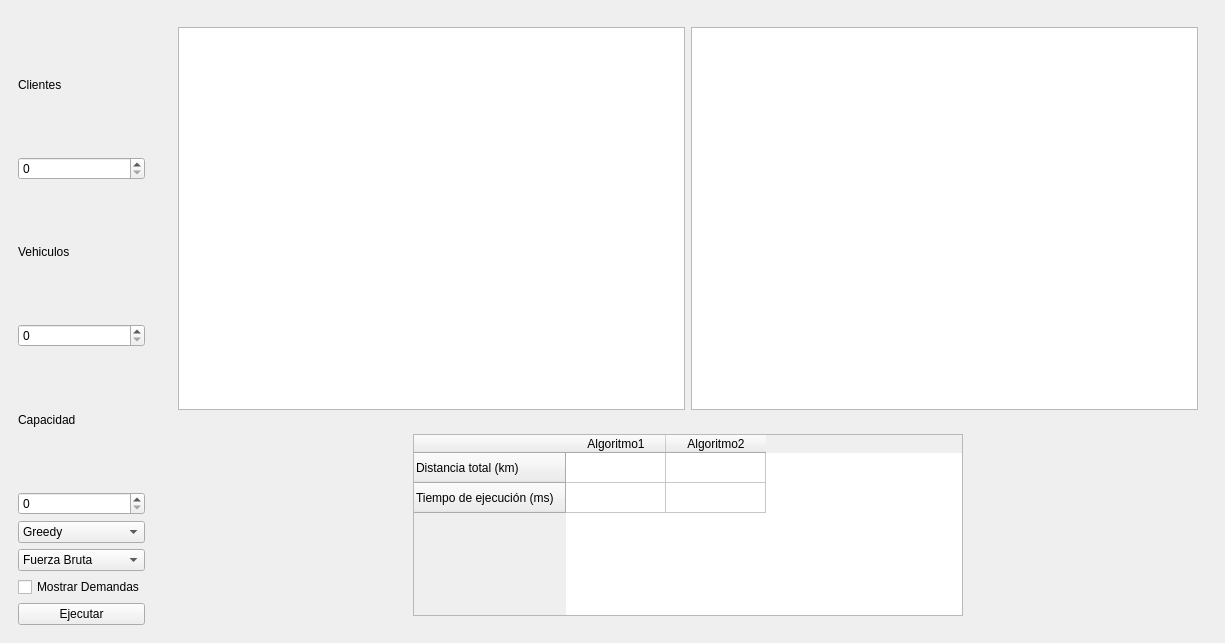
<?xml version="1.0" encoding="UTF-8"?>
<ui version="4.0">
 <class>MainWindow</class>
 <widget class="QMainWindow" name="MainWindow">
  <property name="geometry">
   <rect>
    <x>0</x>
    <y>0</y>
    <width>1225</width>
    <height>643</height>
   </rect>
  </property>
  <property name="windowTitle">
   <string>MainWindow</string>
  </property>
  <property name="styleSheet">
   <string notr="true"/>
  </property>
  <widget class="QWidget" name="centralwidget">
   <property name="styleSheet">
    <string notr="true"/>
   </property>
   <layout class="QHBoxLayout" name="horizontalLayout_2" stretch="0,0">
    <item>
     <widget class="QWidget" name="panelIzquierdo" native="true">
      <property name="sizePolicy">
       <sizepolicy hsizetype="Fixed" vsizetype="Preferred">
        <horstretch>0</horstretch>
        <verstretch>0</verstretch>
       </sizepolicy>
      </property>
      <property name="maximumSize">
       <size>
        <width>200</width>
        <height>16777215</height>
       </size>
      </property>
      <layout class="QVBoxLayout" name="verticalLayout">
       <item>
        <widget class="QLabel" name="label">
         <property name="text">
          <string>Clientes</string>
         </property>
        </widget>
       </item>
       <item>
        <widget class="QSpinBox" name="spinClientes"/>
       </item>
       <item>
        <widget class="QLabel" name="label_2">
         <property name="text">
          <string>Vehiculos</string>
         </property>
        </widget>
       </item>
       <item>
        <widget class="QSpinBox" name="spinVehiculos"/>
       </item>
       <item>
        <widget class="QLabel" name="label_3">
         <property name="text">
          <string>Capacidad</string>
         </property>
        </widget>
       </item>
       <item>
        <widget class="QSpinBox" name="spinCapacidad"/>
       </item>
       <item>
        <widget class="QComboBox" name="comboAlgoritmo1">
         <item>
          <property name="text">
           <string>Greedy</string>
          </property>
         </item>
         <item>
          <property name="text">
           <string>Fuerza Bruta</string>
          </property>
         </item>
        </widget>
       </item>
       <item>
        <widget class="QComboBox" name="comboAlgoritmo2">
         <item>
          <property name="text">
           <string>Fuerza Bruta</string>
          </property>
         </item>
         <item>
          <property name="text">
           <string>Greedy</string>
          </property>
         </item>
        </widget>
       </item>
       <item>
        <widget class="QCheckBox" name="chkMostrarDemandas">
         <property name="text">
          <string>Mostrar Demandas</string>
         </property>
        </widget>
       </item>
       <item>
        <widget class="QPushButton" name="btnEjecutar">
         <property name="text">
          <string>Ejecutar</string>
         </property>
        </widget>
       </item>
      </layout>
     </widget>
    </item>
    <item>
     <widget class="QWidget" name="contenedorDerecho" native="true">
      <layout class="QVBoxLayout" name="verticalLayout_2" stretch="2,1">
       <item>
        <widget class="QWidget" name="panelSuperior" native="true">
         <property name="enabled">
          <bool>true</bool>
         </property>
         <property name="sizePolicy">
          <sizepolicy hsizetype="Preferred" vsizetype="Ignored">
           <horstretch>0</horstretch>
           <verstretch>0</verstretch>
          </sizepolicy>
         </property>
         <property name="maximumSize">
          <size>
           <width>16777215</width>
           <height>16777215</height>
          </size>
         </property>
         <layout class="QHBoxLayout" name="horizontalLayout" stretch="1,1">
          <item>
           <widget class="QGraphicsView" name="lienzoAlgoritmo1">
            <property name="sizePolicy">
             <sizepolicy hsizetype="Expanding" vsizetype="Expanding">
              <horstretch>0</horstretch>
              <verstretch>0</verstretch>
             </sizepolicy>
            </property>
            <property name="maximumSize">
             <size>
              <width>16777215</width>
              <height>16777215</height>
             </size>
            </property>
           </widget>
          </item>
          <item>
           <widget class="QGraphicsView" name="lienzoAlgoritmo2">
            <property name="sizePolicy">
             <sizepolicy hsizetype="Expanding" vsizetype="Expanding">
              <horstretch>0</horstretch>
              <verstretch>0</verstretch>
             </sizepolicy>
            </property>
            <property name="maximumSize">
             <size>
              <width>16777215</width>
              <height>16777215</height>
             </size>
            </property>
           </widget>
          </item>
         </layout>
        </widget>
       </item>
       <item>
        <widget class="QWidget" name="panelInferior" native="true">
         <property name="sizePolicy">
          <sizepolicy hsizetype="Preferred" vsizetype="Preferred">
           <horstretch>0</horstretch>
           <verstretch>0</verstretch>
          </sizepolicy>
         </property>
         <property name="minimumSize">
          <size>
           <width>0</width>
           <height>0</height>
          </size>
         </property>
         <property name="maximumSize">
          <size>
           <width>16777215</width>
           <height>16777215</height>
          </size>
         </property>
         <layout class="QHBoxLayout" name="horizontalLayout_3">
          <item alignment="Qt::AlignmentFlag::AlignHCenter|Qt::AlignmentFlag::AlignVCenter">
           <widget class="QTableWidget" name="tablaResultados">
            <property name="minimumSize">
             <size>
              <width>550</width>
              <height>0</height>
             </size>
            </property>
            <property name="maximumSize">
             <size>
              <width>16777215</width>
              <height>16777215</height>
             </size>
            </property>
            <row>
             <property name="text">
              <string>Distancia total (km)</string>
             </property>
            </row>
            <row>
             <property name="text">
              <string>Tiempo de ejecución (ms)</string>
             </property>
            </row>
            <column>
             <property name="text">
              <string>Algoritmo1</string>
             </property>
            </column>
            <column>
             <property name="text">
              <string>Algoritmo2</string>
             </property>
            </column>
           </widget>
          </item>
         </layout>
        </widget>
       </item>
      </layout>
     </widget>
    </item>
   </layout>
  </widget>
 </widget>
 <resources/>
 <connections/>
</ui>
